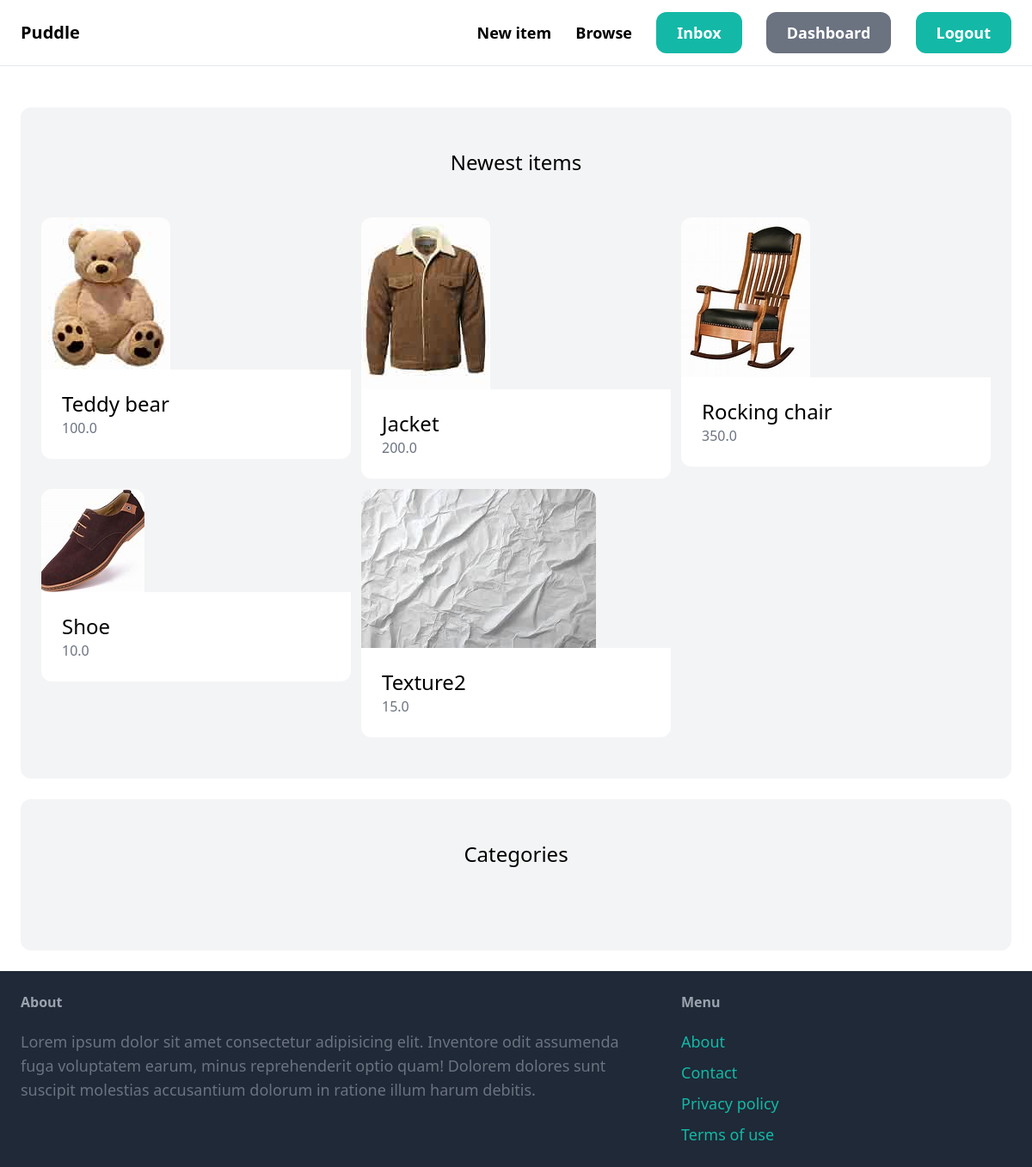
The page /dashboard/ (signed in) on the database its author committed.
### item/models.py (models this page shows, shortened)
class Item(models.Model):
    category = models.ForeignKey(Category, related_name='items', on_delete=models.CASCADE)
    name = models.CharField(max_length=255,blank=True, null=True)
    description = models.TextField(blank=True, null=True)
    price = models.FloatField()
    image = models.ImageField(upload_to="item_images", blank=True, null=True)
    is_sold = models.BooleanField(default=False)
    created_at = models.DateTimeField(auto_now_add = True)
    created_by = models.ForeignKey(User, related_name='items', on_delete=models.CASCADE)

### dashboard/views.py (the view)
# urls.py: path('', views.index, name="index"),
def index(request):
    items = Item.objects.filter(created_by=request.user)
    template = loader.get_template('index.html')
    context = {'items':items}
    return HttpResponse(template.render(context, request))

### core/templates/index.html (shortened to what this page needs)
{% extends 'base.html' %}
{% block content %}
    <div class="mt-6 px-6 py-12 bg-gray-100 rounded-xl">
        <h2 class="mb-12 text-2xl text-center">Newest items</h2>
        <div class="grid grid-cols-3 gap-3">
            {% for item in items %}
                <div>
                    <a href="{% url 'item:detail' item.id %}">
                        <div>
                            <img src="{{ item.image.url }}" class="rounded-t-xl" alt="">
                        </div>
                        <div class="p-6 bg-white rounded-b-xl">
                            <h2 class="text-2xl">{{ item.name }}</h2>
                            <p class="text-gray-500">{{ item.price }}</p>
                        </div>
                    </a>
                </div>
            {% endfor %}
        </div>
    </div>
    <div class="mt-6 px-6 py-12 bg-gray-100 rounded-xl">
        <h2 class="mb-12 text-2xl text-center">Categories</h2>
    </div>
{% endblock %}

### rows shown on the page
Item: image (picture), name "Teddy bear", price "100.0"
Item: image (picture), name "Jacket", price "200.0"
Item: image (picture), name "Rocking chair", price "350.0"
Item: image (picture), name "Shoe", price "10.0"
Item: image (picture), name "Texture2", price "15.0"
